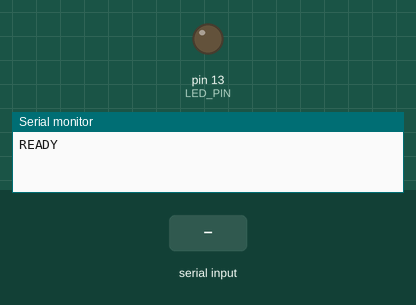
Simulated run of this sketch. Board: Arduino Uno, built with avr-gcc and run on an emulated ATmega328P. On the bench: output pins drawn as LEDs (lit = HIGH), the last lines printed to the serial monitor. The inputs (shaded band) are chosen by the test bench.

Above: at 1.4 s.
1.5 s: "ON 1\n" received over Serial
At 2.1 s:
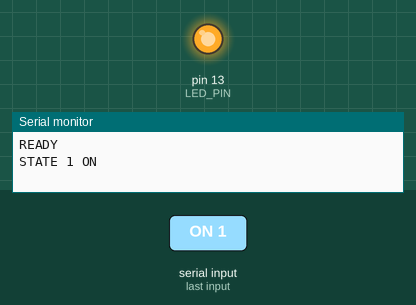
3.0 s: "OFF 1\n" received over Serial
At 4.2 s:
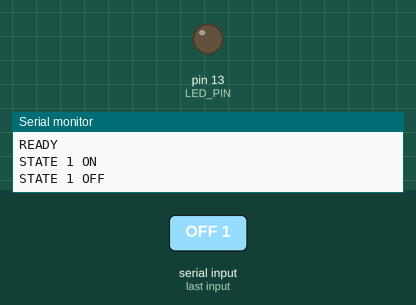
4.5 s: "ON 150\n" received over Serial
At 5.6 s:
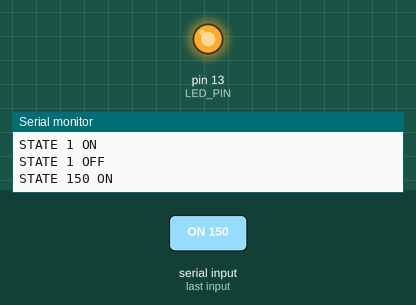
6.0 s: "OFF 150\n" received over Serial
At 6.7 s:
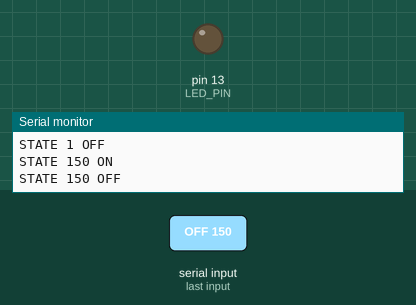
Timing chart, 0 to 8.5 s (numbered marks = the images above; inputs shaded):
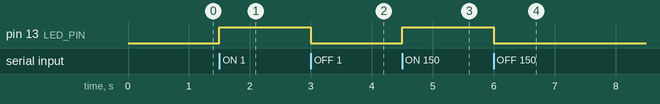

Measured:
- after the input at 1.5 s, pin 13 (LED_PIN): LOW → HIGH at once
- after the input at 3.0 s, pin 13 (LED_PIN): HIGH → LOW at once
- after the input at 4.5 s, pin 13 (LED_PIN): LOW → HIGH at once
- after the input at 6.0 s, pin 13 (LED_PIN): HIGH → LOW at once

The sketch:

llm_simple_led2.ino
```cpp
/*
  Arduino LED(13) controller with sequence-numbered protocol.

  PC -> Arduino (newline '\n' terminated):
    - ON <seq>
    - OFF <seq>
    - STATUS <seq>

  Arduino -> PC (newline '\n' terminated):
    - READY
    - STATE <seq> ON
    - STATE <seq> OFF
    - ERR <seq> UNKNOWN_CMD <cmd>
    - ERR <seq> BAD_FORMAT

  Notes:
    - Always include <seq> in responses for ON/OFF/STATUS.
    - READY is only for boot; PC can ignore it.
*/

const int LED_PIN = 13;
bool ledState = false;

String readLine() {
  static String buf = "";
  while (Serial.available() > 0) {
    char c = (char)Serial.read();
    if (c == '\n') {
      String line = buf;
      buf = "";
      line.trim();
      return line;
    } else if (c != '\r') {
      buf += c;
    }
  }
  return "";
}

void replyState(long seq) {
  Serial.print("STATE ");
  Serial.print(seq);
  Serial.print(" ");
  Serial.println(ledState ? "ON" : "OFF");
}

void replyErr(long seq, const String& code, const String& detail) {
  Serial.print("ERR ");
  Serial.print(seq);
  Serial.print(" ");
  Serial.print(code);
  if (detail.length() > 0) {
    Serial.print(" ");
    Serial.print(detail);
  }
  Serial.println();
}

bool parseLong(const String& s, long& out) {
  if (s.length() == 0) return false;
  for (unsigned int i = 0; i < s.length(); i++) {
    char c = s[i];
    if (!(c == '-' || (c >= '0' && c <= '9'))) return false;
  }
  out = s.toInt();
  return true;
}

void setup() {
  pinMode(LED_PIN, OUTPUT);
  digitalWrite(LED_PIN, LOW);
  ledState = false;

  Serial.begin(115200);
  delay(200);

  Serial.println("READY");
}

void loop() {
  String line = readLine();
  if (line.length() == 0) return;

  // Split by spaces (at most 2 tokens expected: CMD and SEQ)
  int sp = line.indexOf(' ');
  if (sp < 0) {
    // No seq provided
    replyErr(-1, "BAD_FORMAT", "");
    return;
  }

  String cmd = line.substring(0, sp);
  String seqStr = line.substring(sp + 1);
  cmd.trim();
  seqStr.trim();
  cmd.toUpperCase();

  long seq = 0;
  if (!parseLong(seqStr, seq)) {
    replyErr(-1, "BAD_FORMAT", "");
    return;
  }

  if (cmd == "ON") {
    ledState = true;
    digitalWrite(LED_PIN, HIGH);
    replyState(seq);
  } else if (cmd == "OFF") {
    ledState = false;
    digitalWrite(LED_PIN, LOW);
    replyState(seq);
  } else if (cmd == "STATUS") {
    replyState(seq);
  } else {
    replyErr(seq, "UNKNOWN_CMD", cmd);
  }
}
```
